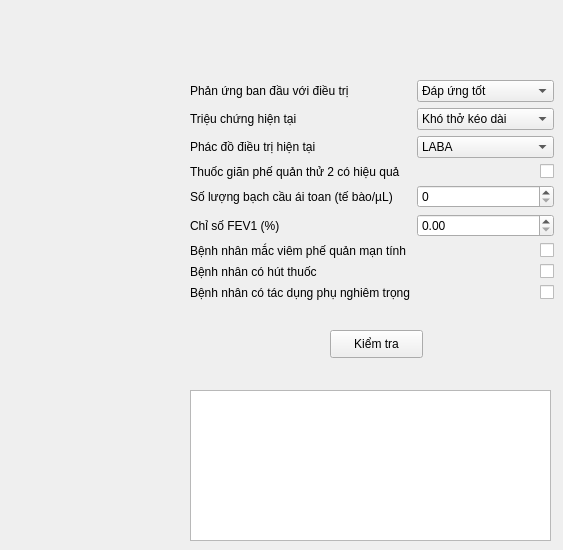
      <widget class="QWidget" name="vi">
       <widget class="QTextBrowser" name="vi_ket_qua">
        <property name="geometry">
         <rect>
          <x>190</x>
          <y>390</y>
          <width>361</width>
          <height>151</height>
         </rect>
        </property>
       </widget>
       <widget class="QLabel" name="label_17">
        <property name="geometry">
         <rect>
          <x>41</x>
          <y>459</y>
          <width>235</width>
          <height>16</height>
         </rect>
        </property>
        <property name="text">
         <string/>
        </property>
       </widget>
       <widget class="QPushButton" name="vi_kiem_tra_btn">
        <property name="geometry">
         <rect>
          <x>330</x>
          <y>330</y>
          <width>93</width>
          <height>28</height>
         </rect>
        </property>
        <property name="text">
         <string>Kiểm tra</string>
        </property>
       </widget>
       <widget class="QWidget" name="layoutWidget">
        <property name="geometry">
         <rect>
          <x>190</x>
          <y>80</y>
          <width>364</width>
          <height>224</height>
         </rect>
        </property>
        <layout class="QFormLayout" name="formLayout">
         <item row="0" column="0">
          <widget class="QLabel" name="label">
           <property name="text">
            <string>Phản ứng ban đầu với điều trị</string>
           </property>
          </widget>
         </item>
         <item row="0" column="1">
          <widget class="QComboBox" name="vi_initial_response">
           <item>
            <property name="text">
             <string>Đáp ứng tốt</string>
            </property>
           </item>
           <item>
            <property name="text">
             <string>Không đáp ứng</string>
            </property>
           </item>
          </widget>
         </item>
         <item row="1" column="0">
          <widget class="QLabel" name="label_2">
           <property name="text">
            <string>Triệu chứng hiện tại</string>
           </property>
          </widget>
         </item>
         <item row="1" column="1">
          <widget class="QComboBox" name="vi_status">
           <item>
            <property name="text">
             <string>Khó thở kéo dài</string>
            </property>
           </item>
           <item>
            <property name="text">
             <string>Đợt cấp</string>
            </property>
           </item>
          </widget>
         </item>
         <item row="2" column="0">
          <widget class="QLabel" name="label_14">
           <property name="text">
            <string>Phác đồ điều trị hiện tại</string>
           </property>
          </widget>
         </item>
         <item row="2" column="1">
          <widget class="QComboBox" name="vi_current_treatment">
           <item>
            <property name="text">
             <string>LABA</string>
            </property>
           </item>
           <item>
            <property name="text">
             <string>LAMA</string>
            </property>
           </item>
           <item>
            <property name="text">
             <string>LABA/LAMA</string>
            </property>
           </item>
           <item>
            <property name="text">
             <string>ICS/LABA</string>
            </property>
           </item>
           <item>
            <property name="text">
             <string>ICS/LABA/LAMA</string>
            </property>
           </item>
          </widget>
         </item>
         <item row="3" column="0">
          <widget class="QLabel" name="label_18">
           <property name="text">
            <string>Thuốc giãn phế quản thử 2 có hiệu quả</string>
           </property>
          </widget>
         </item>
         <item row="3" column="1">
          <widget class="QCheckBox" name="vi_second_bronchodilator_effective">
           <property name="layoutDirection">
            <enum>Qt::RightToLeft</enum>
           </property>
           <property name="text">
            <string/>
           </property>
          </widget>
         </item>
         <item row="4" column="0">
          <widget class="QLabel" name="label_15">
           <property name="text">
            <string>Số lượng bạch cầu ái toan (tế bào/µL)</string>
           </property>
          </widget>
         </item>
         <item row="4" column="1">
          <widget class="QSpinBox" name="vi_eosinophils"/>
         </item>
         <item row="5" column="0">
          <widget class="QLabel" name="label_16">
           <property name="text">
            <string>Chỉ số FEV1 (%)</string>
           </property>
          </widget>
         </item>
         <item row="5" column="1">
          <widget class="QDoubleSpinBox" name="vi_fev1"/>
         </item>
         <item row="6" column="0">
          <widget class="QLabel" name="label_19">
           <property name="text">
            <string>Bệnh nhân mắc viêm phế quản mạn tính</string>
           </property>
          </widget>
         </item>
         <item row="6" column="1">
          <widget class="QCheckBox" name="vi_chronic_bronchitis">
           <property name="layoutDirection">
            <enum>Qt::RightToLeft</enum>
           </property>
           <property name="text">
            <string/>
           </property>
          </widget>
         </item>
         <item row="7" column="0">
          <widget class="QLabel" name="label_20">
           <property name="text">
            <string>Bệnh nhân có hút thuốc</string>
           </property>
          </widget>
         </item>
         <item row="7" column="1">
          <widget class="QCheckBox" name="vi_smoker">
           <property name="layoutDirection">
            <enum>Qt::RightToLeft</enum>
           </property>
           <property name="text">
            <string/>
           </property>
          </widget>
         </item>
         <item row="8" column="0">
          <widget class="QLabel" name="label_21">
           <property name="text">
            <string>Bệnh nhân có tác dụng phụ nghiêm trọng</string>
           </property>
          </widget>
         </item>
         <item row="8" column="1">
          <widget class="QCheckBox" name="vi_severe_side_effects">
           <property name="layoutDirection">
            <enum>Qt::RightToLeft</enum>
           </property>
           <property name="text">
            <string/>
           </property>
          </widget>
         </item>
        </layout>
       </widget>
      </widget>
